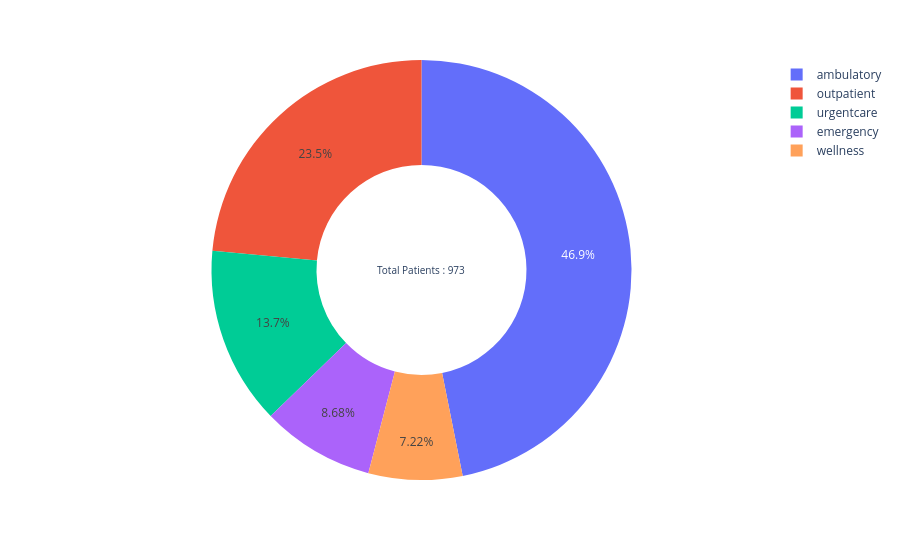

The notebook cell this image was saved under:
### Code cell
fig=px.pie( Desc,
       names='ENCOUNTERCLASS',
       values='Id',
       hole=0.5)
fig.add_annotation(
    text=f'Total Patients : {dfs[1][1]['Id'].nunique()} ',
    x=0.5,
    y=0.5,
    font_size=10,
    showarrow=False)

fig.show()

### Figure 1 — Plotly figure (JSON) as saved in the notebook; plotly's stock layout.template omitted (floating-point values rounded to 4 significant figures)
{"data": [{"domain": {"x": [0, 1], "y": [0, 1]}, "hole": 0.5, "hovertemplate": "ENCOUNTERCLASS=%{label}<br>Id=%{value}<extra></extra>", "labels": ["wellness", "emergency", "urgentcare", "outpatient", "ambulatory"], "legendgroup": "", "name": "", "showlegend": true, "type": "pie", "values": [1931, 2322, 3666, 6300, 12537]}], "layout": {"annotations": [{"font": {"size": 10}, "showarrow": false, "text": "Total Patients : 973 ", "x": 0.5, "y": 0.5}], "autosize": true, "legend": {"tracegroupgap": 0}, "margin": {"t": 60}}}
